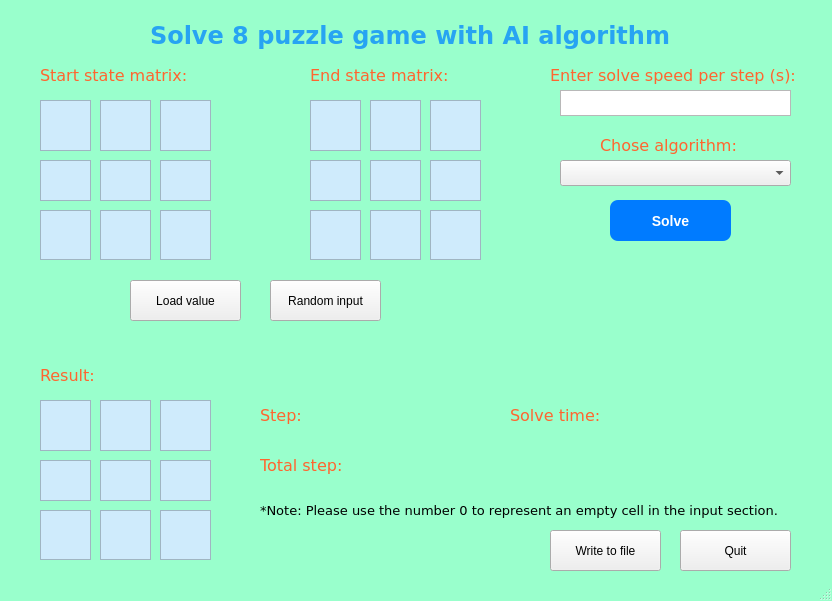
<?xml version="1.0" encoding="UTF-8"?>
<ui version="4.0">
 <class>MainWindow</class>
 <widget class="QMainWindow" name="MainWindow">
  <property name="geometry">
   <rect>
    <x>0</x>
    <y>0</y>
    <width>832</width>
    <height>601</height>
   </rect>
  </property>
  <property name="windowTitle">
   <string>Vo Le Khanh Duy - 23110196</string>
  </property>
  <property name="styleSheet">
   <string notr="true">QMainWindow{
	background-color: #99FFCC;
}</string>
  </property>
  <widget class="QWidget" name="centralwidget">
   <widget class="QLabel" name="lblStartState">
    <property name="geometry">
     <rect>
      <x>40</x>
      <y>60</y>
      <width>161</width>
      <height>31</height>
     </rect>
    </property>
    <property name="font">
     <font>
      <family>Verdana</family>
      <pointsize>12</pointsize>
     </font>
    </property>
    <property name="styleSheet">
     <string notr="true">QLabel{
	color: #FF652F;
}</string>
    </property>
    <property name="text">
     <string>Start state matrix:</string>
    </property>
   </widget>
   <widget class="QLabel" name="lblEndState">
    <property name="geometry">
     <rect>
      <x>310</x>
      <y>60</y>
      <width>161</width>
      <height>31</height>
     </rect>
    </property>
    <property name="font">
     <font>
      <family>Verdana</family>
      <pointsize>12</pointsize>
     </font>
    </property>
    <property name="styleSheet">
     <string notr="true">QLabel{
	color: #FF652F;
}
</string>
    </property>
    <property name="text">
     <string>End state matrix:</string>
    </property>
   </widget>
   <widget class="QPushButton" name="btnSolve">
    <property name="geometry">
     <rect>
      <x>610</x>
      <y>200</y>
      <width>121</width>
      <height>41</height>
     </rect>
    </property>
    <property name="styleSheet">
     <string notr="true">/*QPushButton{
	background-color: #EEE2DC;
	border-radius: 10px;
}*/
QPushButton {
    background-color: #007BFF;
    color: white;
    border-radius: 8px;
    padding: 6px 12px;
    font-size: 14px;
    font-weight: bold;
}

QPushButton:hover {
    background-color: #0056b3;
}

</string>
    </property>
    <property name="text">
     <string>Solve</string>
    </property>
   </widget>
   <widget class="QLabel" name="lblTitle">
    <property name="geometry">
     <rect>
      <x>150</x>
      <y>20</y>
      <width>531</width>
      <height>31</height>
     </rect>
    </property>
    <property name="font">
     <font>
      <family>Verdana</family>
      <pointsize>18</pointsize>
      <weight>75</weight>
      <bold>true</bold>
     </font>
    </property>
    <property name="styleSheet">
     <string notr="true">QLabel{
	color: #27A4F2;
}</string>
    </property>
    <property name="text">
     <string>Solve 8 puzzle game with AI algorithm</string>
    </property>
   </widget>
   <widget class="QPlainTextEdit" name="cell1">
    <property name="geometry">
     <rect>
      <x>40</x>
      <y>100</y>
      <width>51</width>
      <height>51</height>
     </rect>
    </property>
    <property name="font">
     <font>
      <family>Verdana</family>
      <pointsize>10</pointsize>
     </font>
    </property>
    <property name="styleSheet">
     <string notr="true">QPlainTextEdit{
	background-color: #CFEBFC;
	color: black
}</string>
    </property>
   </widget>
   <widget class="QPlainTextEdit" name="cell2">
    <property name="geometry">
     <rect>
      <x>100</x>
      <y>100</y>
      <width>51</width>
      <height>51</height>
     </rect>
    </property>
    <property name="font">
     <font>
      <family>Verdana</family>
      <pointsize>10</pointsize>
     </font>
    </property>
    <property name="styleSheet">
     <string notr="true">QPlainTextEdit{
	background-color: #CFEBFC;
	color: black
}</string>
    </property>
   </widget>
   <widget class="QPlainTextEdit" name="cell3">
    <property name="geometry">
     <rect>
      <x>160</x>
      <y>100</y>
      <width>51</width>
      <height>51</height>
     </rect>
    </property>
    <property name="font">
     <font>
      <family>Verdana</family>
      <pointsize>10</pointsize>
     </font>
    </property>
    <property name="styleSheet">
     <string notr="true">QPlainTextEdit{
	background-color: #CFEBFC;
	color: black
}</string>
    </property>
   </widget>
   <widget class="QPlainTextEdit" name="cell4">
    <property name="geometry">
     <rect>
      <x>40</x>
      <y>160</y>
      <width>51</width>
      <height>41</height>
     </rect>
    </property>
    <property name="font">
     <font>
      <family>Verdana</family>
      <pointsize>10</pointsize>
     </font>
    </property>
    <property name="styleSheet">
     <string notr="true">QPlainTextEdit{
	background-color: #CFEBFC;
	color: black
}</string>
    </property>
   </widget>
   <widget class="QPlainTextEdit" name="cell5">
    <property name="geometry">
     <rect>
      <x>100</x>
      <y>160</y>
      <width>51</width>
      <height>41</height>
     </rect>
    </property>
    <property name="font">
     <font>
      <family>Verdana</family>
      <pointsize>10</pointsize>
     </font>
    </property>
    <property name="styleSheet">
     <string notr="true">QPlainTextEdit{
	background-color: #CFEBFC;
	color: black
}</string>
    </property>
   </widget>
   <widget class="QPlainTextEdit" name="cell6">
    <property name="geometry">
     <rect>
      <x>160</x>
      <y>160</y>
      <width>51</width>
      <height>41</height>
     </rect>
    </property>
    <property name="font">
     <font>
      <family>Verdana</family>
      <pointsize>10</pointsize>
     </font>
    </property>
    <property name="styleSheet">
     <string notr="true">QPlainTextEdit{
	background-color: #CFEBFC;
	color: black
}</string>
    </property>
   </widget>
   <widget class="QPlainTextEdit" name="cell7">
    <property name="geometry">
     <rect>
      <x>40</x>
      <y>210</y>
      <width>51</width>
      <height>50</height>
     </rect>
    </property>
    <property name="font">
     <font>
      <family>Verdana</family>
      <pointsize>10</pointsize>
     </font>
    </property>
    <property name="styleSheet">
     <string notr="true">QPlainTextEdit{
	background-color: #CFEBFC;
	color: black
}</string>
    </property>
   </widget>
   <widget class="QPlainTextEdit" name="cell8">
    <property name="geometry">
     <rect>
      <x>100</x>
      <y>210</y>
      <width>51</width>
      <height>50</height>
     </rect>
    </property>
    <property name="font">
     <font>
      <family>Verdana</family>
      <pointsize>10</pointsize>
     </font>
    </property>
    <property name="styleSheet">
     <string notr="true">QPlainTextEdit{
	background-color: #CFEBFC;
	color: black
}</string>
    </property>
   </widget>
   <widget class="QPlainTextEdit" name="cell9">
    <property name="geometry">
     <rect>
      <x>160</x>
      <y>210</y>
      <width>51</width>
      <height>50</height>
     </rect>
    </property>
    <property name="font">
     <font>
      <family>Verdana</family>
      <pointsize>10</pointsize>
     </font>
    </property>
    <property name="styleSheet">
     <string notr="true">QPlainTextEdit{
	background-color: #CFEBFC;
	color: black
}</string>
    </property>
   </widget>
   <widget class="QPlainTextEdit" name="cell4_2">
    <property name="geometry">
     <rect>
      <x>310</x>
      <y>160</y>
      <width>51</width>
      <height>41</height>
     </rect>
    </property>
    <property name="font">
     <font>
      <family>Verdana</family>
      <pointsize>10</pointsize>
     </font>
    </property>
    <property name="styleSheet">
     <string notr="true">QPlainTextEdit{
	background-color: #CFEBFC;
	color: black
}</string>
    </property>
   </widget>
   <widget class="QPlainTextEdit" name="cell7_2">
    <property name="geometry">
     <rect>
      <x>310</x>
      <y>210</y>
      <width>51</width>
      <height>50</height>
     </rect>
    </property>
    <property name="font">
     <font>
      <family>Verdana</family>
      <pointsize>10</pointsize>
     </font>
    </property>
    <property name="styleSheet">
     <string notr="true">QPlainTextEdit{
	background-color: #CFEBFC;
	color: black
}</string>
    </property>
   </widget>
   <widget class="QPlainTextEdit" name="cell8_2">
    <property name="geometry">
     <rect>
      <x>370</x>
      <y>210</y>
      <width>51</width>
      <height>50</height>
     </rect>
    </property>
    <property name="font">
     <font>
      <family>Verdana</family>
      <pointsize>10</pointsize>
     </font>
    </property>
    <property name="styleSheet">
     <string notr="true">QPlainTextEdit{
	background-color: #CFEBFC;
	color: black
}</string>
    </property>
   </widget>
   <widget class="QPlainTextEdit" name="cell9_2">
    <property name="geometry">
     <rect>
      <x>430</x>
      <y>210</y>
      <width>51</width>
      <height>50</height>
     </rect>
    </property>
    <property name="font">
     <font>
      <family>Verdana</family>
      <pointsize>10</pointsize>
     </font>
    </property>
    <property name="styleSheet">
     <string notr="true">QPlainTextEdit{
	background-color: #CFEBFC;
	color: black
}</string>
    </property>
   </widget>
   <widget class="QPlainTextEdit" name="cell5_2">
    <property name="geometry">
     <rect>
      <x>370</x>
      <y>160</y>
      <width>51</width>
      <height>41</height>
     </rect>
    </property>
    <property name="font">
     <font>
      <family>Verdana</family>
      <pointsize>10</pointsize>
     </font>
    </property>
    <property name="styleSheet">
     <string notr="true">QPlainTextEdit{
	background-color: #CFEBFC;
	color: black
}</string>
    </property>
   </widget>
   <widget class="QPlainTextEdit" name="cell6_2">
    <property name="geometry">
     <rect>
      <x>430</x>
      <y>160</y>
      <width>51</width>
      <height>41</height>
     </rect>
    </property>
    <property name="font">
     <font>
      <family>Verdana</family>
      <pointsize>10</pointsize>
     </font>
    </property>
    <property name="styleSheet">
     <string notr="true">QPlainTextEdit{
	background-color: #CFEBFC;
	color: black
}</string>
    </property>
   </widget>
   <widget class="QPlainTextEdit" name="cell1_2">
    <property name="geometry">
     <rect>
      <x>310</x>
      <y>100</y>
      <width>51</width>
      <height>51</height>
     </rect>
    </property>
    <property name="font">
     <font>
      <family>Verdana</family>
      <pointsize>10</pointsize>
     </font>
    </property>
    <property name="styleSheet">
     <string notr="true">QPlainTextEdit{
	background-color: #CFEBFC;
	color: black
}</string>
    </property>
   </widget>
   <widget class="QPlainTextEdit" name="cell3_2">
    <property name="geometry">
     <rect>
      <x>430</x>
      <y>100</y>
      <width>51</width>
      <height>51</height>
     </rect>
    </property>
    <property name="font">
     <font>
      <family>Verdana</family>
      <pointsize>10</pointsize>
     </font>
    </property>
    <property name="styleSheet">
     <string notr="true">QPlainTextEdit{
	background-color: #CFEBFC;
	color: black
}</string>
    </property>
   </widget>
   <widget class="QPlainTextEdit" name="cell2_2">
    <property name="geometry">
     <rect>
      <x>370</x>
      <y>100</y>
      <width>51</width>
      <height>51</height>
     </rect>
    </property>
    <property name="font">
     <font>
      <family>Verdana</family>
      <pointsize>10</pointsize>
     </font>
    </property>
    <property name="styleSheet">
     <string notr="true">QPlainTextEdit{
	background-color: #CFEBFC;
	color: black
}</string>
    </property>
   </widget>
   <widget class="QPlainTextEdit" name="cell3_3">
    <property name="geometry">
     <rect>
      <x>160</x>
      <y>400</y>
      <width>51</width>
      <height>51</height>
     </rect>
    </property>
    <property name="font">
     <font>
      <family>Verdana</family>
      <pointsize>10</pointsize>
     </font>
    </property>
    <property name="styleSheet">
     <string notr="true">QPlainTextEdit{
	background-color: #CFEBFC;
	color: black
}</string>
    </property>
    <property name="readOnly">
     <bool>true</bool>
    </property>
   </widget>
   <widget class="QPlainTextEdit" name="cell7_3">
    <property name="geometry">
     <rect>
      <x>40</x>
      <y>510</y>
      <width>51</width>
      <height>50</height>
     </rect>
    </property>
    <property name="font">
     <font>
      <family>Verdana</family>
      <pointsize>10</pointsize>
     </font>
    </property>
    <property name="styleSheet">
     <string notr="true">QPlainTextEdit{
	background-color: #CFEBFC;
	color: black
}</string>
    </property>
    <property name="readOnly">
     <bool>true</bool>
    </property>
   </widget>
   <widget class="QPlainTextEdit" name="cell8_3">
    <property name="geometry">
     <rect>
      <x>100</x>
      <y>510</y>
      <width>51</width>
      <height>50</height>
     </rect>
    </property>
    <property name="font">
     <font>
      <family>Verdana</family>
      <pointsize>10</pointsize>
     </font>
    </property>
    <property name="styleSheet">
     <string notr="true">QPlainTextEdit{
	background-color: #CFEBFC;
	color: black
}</string>
    </property>
    <property name="readOnly">
     <bool>true</bool>
    </property>
   </widget>
   <widget class="QPlainTextEdit" name="cell9_3">
    <property name="geometry">
     <rect>
      <x>160</x>
      <y>510</y>
      <width>51</width>
      <height>50</height>
     </rect>
    </property>
    <property name="font">
     <font>
      <family>Verdana</family>
      <pointsize>10</pointsize>
     </font>
    </property>
    <property name="styleSheet">
     <string notr="true">QPlainTextEdit{
	background-color: #CFEBFC;
	color: black
}</string>
    </property>
    <property name="readOnly">
     <bool>true</bool>
    </property>
   </widget>
   <widget class="QPlainTextEdit" name="cell5_3">
    <property name="geometry">
     <rect>
      <x>100</x>
      <y>460</y>
      <width>51</width>
      <height>41</height>
     </rect>
    </property>
    <property name="font">
     <font>
      <family>Verdana</family>
      <pointsize>10</pointsize>
     </font>
    </property>
    <property name="styleSheet">
     <string notr="true">QPlainTextEdit{
	background-color: #CFEBFC;
	color: black
}</string>
    </property>
    <property name="readOnly">
     <bool>true</bool>
    </property>
   </widget>
   <widget class="QPlainTextEdit" name="cell4_3">
    <property name="geometry">
     <rect>
      <x>40</x>
      <y>460</y>
      <width>51</width>
      <height>41</height>
     </rect>
    </property>
    <property name="font">
     <font>
      <family>Verdana</family>
      <pointsize>10</pointsize>
     </font>
    </property>
    <property name="styleSheet">
     <string notr="true">QPlainTextEdit{
	background-color: #CFEBFC;
	color: black
}</string>
    </property>
    <property name="readOnly">
     <bool>true</bool>
    </property>
   </widget>
   <widget class="QPlainTextEdit" name="cell1_3">
    <property name="geometry">
     <rect>
      <x>40</x>
      <y>400</y>
      <width>51</width>
      <height>51</height>
     </rect>
    </property>
    <property name="font">
     <font>
      <family>Verdana</family>
      <pointsize>10</pointsize>
     </font>
    </property>
    <property name="styleSheet">
     <string notr="true">QPlainTextEdit{
	background-color: #CFEBFC;
	color: black
}</string>
    </property>
    <property name="readOnly">
     <bool>true</bool>
    </property>
   </widget>
   <widget class="QPlainTextEdit" name="cell2_3">
    <property name="geometry">
     <rect>
      <x>100</x>
      <y>400</y>
      <width>51</width>
      <height>51</height>
     </rect>
    </property>
    <property name="font">
     <font>
      <family>Verdana</family>
      <pointsize>10</pointsize>
     </font>
    </property>
    <property name="styleSheet">
     <string notr="true">QPlainTextEdit{
	background-color: #CFEBFC;
	color: black
}</string>
    </property>
    <property name="readOnly">
     <bool>true</bool>
    </property>
   </widget>
   <widget class="QPlainTextEdit" name="cell6_3">
    <property name="geometry">
     <rect>
      <x>160</x>
      <y>460</y>
      <width>51</width>
      <height>41</height>
     </rect>
    </property>
    <property name="font">
     <font>
      <family>Verdana</family>
      <pointsize>10</pointsize>
     </font>
    </property>
    <property name="styleSheet">
     <string notr="true">QPlainTextEdit{
	background-color: #CFEBFC;
	color: black
}</string>
    </property>
    <property name="readOnly">
     <bool>true</bool>
    </property>
   </widget>
   <widget class="QLabel" name="lblResult">
    <property name="geometry">
     <rect>
      <x>40</x>
      <y>360</y>
      <width>161</width>
      <height>31</height>
     </rect>
    </property>
    <property name="font">
     <font>
      <family>Verdana</family>
      <pointsize>12</pointsize>
     </font>
    </property>
    <property name="styleSheet">
     <string notr="true">QLabel{
	color: #FF652F;
}</string>
    </property>
    <property name="text">
     <string>Result:</string>
    </property>
   </widget>
   <widget class="QLabel" name="lblStep">
    <property name="geometry">
     <rect>
      <x>260</x>
      <y>400</y>
      <width>161</width>
      <height>31</height>
     </rect>
    </property>
    <property name="font">
     <font>
      <family>Verdana</family>
      <pointsize>12</pointsize>
     </font>
    </property>
    <property name="styleSheet">
     <string notr="true">QLabel{
	color: #FF652F;
}
</string>
    </property>
    <property name="text">
     <string>Step:</string>
    </property>
   </widget>
   <widget class="QPlainTextEdit" name="txtStep">
    <property name="geometry">
     <rect>
      <x>310</x>
      <y>400</y>
      <width>101</width>
      <height>31</height>
     </rect>
    </property>
    <property name="font">
     <font>
      <family>Verdana</family>
      <pointsize>10</pointsize>
     </font>
    </property>
    <property name="styleSheet">
     <string notr="true">QPlainTextEdit{
	background-color: transparent;
	color: black
}</string>
    </property>
    <property name="frameShape">
     <enum>QFrame::NoFrame</enum>
    </property>
    <property name="textInteractionFlags">
     <set>Qt::NoTextInteraction</set>
    </property>
   </widget>
   <widget class="QLabel" name="lblTotalStep">
    <property name="geometry">
     <rect>
      <x>260</x>
      <y>450</y>
      <width>161</width>
      <height>31</height>
     </rect>
    </property>
    <property name="font">
     <font>
      <family>Verdana</family>
      <pointsize>12</pointsize>
     </font>
    </property>
    <property name="styleSheet">
     <string notr="true">QLabel{
	color: #FF652F;
}</string>
    </property>
    <property name="text">
     <string>Total step:</string>
    </property>
   </widget>
   <widget class="QPlainTextEdit" name="txtTotalStep">
    <property name="geometry">
     <rect>
      <x>360</x>
      <y>450</y>
      <width>101</width>
      <height>31</height>
     </rect>
    </property>
    <property name="font">
     <font>
      <family>Verdana</family>
      <pointsize>10</pointsize>
     </font>
    </property>
    <property name="styleSheet">
     <string notr="true">QPlainTextEdit{
	background-color: transparent;
	color: black
}</string>
    </property>
    <property name="frameShape">
     <enum>QFrame::NoFrame</enum>
    </property>
    <property name="textInteractionFlags">
     <set>Qt::NoTextInteraction</set>
    </property>
   </widget>
   <widget class="QLabel" name="lblSolveTime">
    <property name="geometry">
     <rect>
      <x>510</x>
      <y>400</y>
      <width>161</width>
      <height>31</height>
     </rect>
    </property>
    <property name="font">
     <font>
      <family>Verdana</family>
      <pointsize>12</pointsize>
     </font>
    </property>
    <property name="styleSheet">
     <string notr="true">QLabel{
	color: #FF652F;
}</string>
    </property>
    <property name="text">
     <string>Solve time:</string>
    </property>
   </widget>
   <widget class="QPlainTextEdit" name="txtSolveTime">
    <property name="geometry">
     <rect>
      <x>610</x>
      <y>400</y>
      <width>101</width>
      <height>31</height>
     </rect>
    </property>
    <property name="font">
     <font>
      <family>Verdana</family>
      <pointsize>10</pointsize>
     </font>
    </property>
    <property name="styleSheet">
     <string notr="true">QPlainTextEdit{
	background-color: transparent;
	color: black
}</string>
    </property>
    <property name="frameShape">
     <enum>QFrame::NoFrame</enum>
    </property>
    <property name="textInteractionFlags">
     <set>Qt::NoTextInteraction</set>
    </property>
   </widget>
   <widget class="QPushButton" name="btnWriteToFile">
    <property name="geometry">
     <rect>
      <x>550</x>
      <y>530</y>
      <width>111</width>
      <height>41</height>
     </rect>
    </property>
    <property name="styleSheet">
     <string notr="true">/*QPushButton{
	background-color: #EEE2DC;
	border-radius: 10px;
}*/
QPushButton#writeToFile {
    background-color: #28A745;
}

QPushButton#writeToFile:hover {
    background-color: #218838;
}</string>
    </property>
    <property name="text">
     <string>Write to file</string>
    </property>
   </widget>
   <widget class="QPushButton" name="btnQuit">
    <property name="geometry">
     <rect>
      <x>680</x>
      <y>530</y>
      <width>111</width>
      <height>41</height>
     </rect>
    </property>
    <property name="styleSheet">
     <string notr="true">/*QPushButton{
	background-color: #EEE2DC;
	border-radius: 10px;
}*/
QPushButton#quitButton {
    background-color: #DC3545;
}

QPushButton#quitButton:hover {
    background-color: #A71D2A;
}</string>
    </property>
    <property name="text">
     <string>Quit</string>
    </property>
   </widget>
   <widget class="QPushButton" name="btnLoadValue">
    <property name="geometry">
     <rect>
      <x>130</x>
      <y>280</y>
      <width>111</width>
      <height>41</height>
     </rect>
    </property>
    <property name="styleSheet">
     <string notr="true">/*QPushButton{
	background-color: #EEE2DC;
	border-radius: 10px;
}*/
QPushButton#writeToFile {
    background-color: #28A745;
}

QPushButton#writeToFile:hover {
    background-color: #218838;
}</string>
    </property>
    <property name="text">
     <string>Load value</string>
    </property>
   </widget>
   <widget class="QLabel" name="lblNote">
    <property name="geometry">
     <rect>
      <x>260</x>
      <y>500</y>
      <width>551</width>
      <height>21</height>
     </rect>
    </property>
    <property name="font">
     <font>
      <family>Verdana</family>
      <pointsize>10</pointsize>
     </font>
    </property>
    <property name="text">
     <string>*Note: Please use the number 0 to represent an empty cell in the input section.</string>
    </property>
   </widget>
   <widget class="QPushButton" name="btnRandomInput">
    <property name="geometry">
     <rect>
      <x>270</x>
      <y>280</y>
      <width>111</width>
      <height>41</height>
     </rect>
    </property>
    <property name="styleSheet">
     <string notr="true">/*QPushButton{
	background-color: #EEE2DC;
	border-radius: 10px;
}*/
QPushButton#writeToFile {
    background-color: #28A745;
}

QPushButton#writeToFile:hover {
    background-color: #218838;
}</string>
    </property>
    <property name="text">
     <string>Random input</string>
    </property>
   </widget>
   <widget class="QLabel" name="lblStartState_2">
    <property name="geometry">
     <rect>
      <x>600</x>
      <y>130</y>
      <width>161</width>
      <height>31</height>
     </rect>
    </property>
    <property name="font">
     <font>
      <family>Verdana</family>
      <pointsize>12</pointsize>
     </font>
    </property>
    <property name="styleSheet">
     <string notr="true">QLabel{
	color: #FF652F;
}</string>
    </property>
    <property name="text">
     <string>Chose algorithm:</string>
    </property>
   </widget>
   <widget class="QLabel" name="lblStartState_3">
    <property name="geometry">
     <rect>
      <x>550</x>
      <y>60</y>
      <width>261</width>
      <height>31</height>
     </rect>
    </property>
    <property name="font">
     <font>
      <family>Verdana</family>
      <pointsize>12</pointsize>
     </font>
    </property>
    <property name="styleSheet">
     <string notr="true">QLabel{
	color: #FF652F;
}</string>
    </property>
    <property name="text">
     <string>Enter solve speed per step (s):</string>
    </property>
   </widget>
   <widget class="QPlainTextEdit" name="txtSolveSpeedPerStep">
    <property name="geometry">
     <rect>
      <x>560</x>
      <y>90</y>
      <width>231</width>
      <height>26</height>
     </rect>
    </property>
   </widget>
   <widget class="QComboBox" name="cbbAlgorithm">
    <property name="geometry">
     <rect>
      <x>560</x>
      <y>160</y>
      <width>231</width>
      <height>26</height>
     </rect>
    </property>
   </widget>
  </widget>
  <widget class="QMenuBar" name="menubar">
   <property name="geometry">
    <rect>
     <x>0</x>
     <y>0</y>
     <width>832</width>
     <height>21</height>
    </rect>
   </property>
  </widget>
  <widget class="QStatusBar" name="statusbar"/>
 </widget>
 <resources/>
 <connections/>
</ui>
